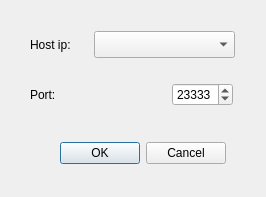
<?xml version="1.0" encoding="UTF-8"?>
<ui version="4.0">
 <class>EnterHost</class>
 <widget class="QDialog" name="EnterHost">
  <property name="geometry">
   <rect>
    <x>0</x>
    <y>0</y>
    <width>266</width>
    <height>197</height>
   </rect>
  </property>
  <property name="windowTitle">
   <string>Host</string>
  </property>
  <widget class="QDialogButtonBox" name="buttonBox">
   <property name="geometry">
    <rect>
     <x>50</x>
     <y>140</y>
     <width>176</width>
     <height>27</height>
    </rect>
   </property>
   <property name="orientation">
    <enum>Qt::Horizontal</enum>
   </property>
   <property name="standardButtons">
    <set>QDialogButtonBox::Cancel|QDialogButtonBox::Ok</set>
   </property>
  </widget>
  <widget class="QWidget" name="">
   <property name="geometry">
    <rect>
     <x>30</x>
     <y>30</y>
     <width>205</width>
     <height>29</height>
    </rect>
   </property>
   <layout class="QHBoxLayout" name="horizontalLayout">
    <item>
     <widget class="QLabel" name="label_4">
      <property name="text">
       <string>Host ip: </string>
      </property>
     </widget>
    </item>
    <item>
     <widget class="QComboBox" name="comboBox">
      <property name="minimumSize">
       <size>
        <width>141</width>
        <height>27</height>
       </size>
      </property>
     </widget>
    </item>
   </layout>
  </widget>
  <widget class="QWidget" name="">
   <property name="geometry">
    <rect>
     <x>30</x>
     <y>80</y>
     <width>203</width>
     <height>29</height>
    </rect>
   </property>
   <layout class="QHBoxLayout" name="horizontalLayout_2">
    <property name="spacing">
     <number>90</number>
    </property>
    <item>
     <widget class="QLabel" name="label_5">
      <property name="text">
       <string>Port: </string>
      </property>
     </widget>
    </item>
    <item>
     <widget class="QSpinBox" name="spinBox_5">
      <property name="maximum">
       <number>49152</number>
      </property>
      <property name="value">
       <number>23333</number>
      </property>
     </widget>
    </item>
   </layout>
  </widget>
  <zorder>layoutWidget</zorder>
  <zorder>buttonBox</zorder>
  <zorder>layoutWidget</zorder>
 </widget>
 <resources/>
 <connections>
  <connection>
   <sender>buttonBox</sender>
   <signal>accepted()</signal>
   <receiver>EnterHost</receiver>
   <slot>accept()</slot>
   <hints>
    <hint type="sourcelabel">
     <x>248</x>
     <y>254</y>
    </hint>
    <hint type="destinationlabel">
     <x>157</x>
     <y>274</y>
    </hint>
   </hints>
  </connection>
  <connection>
   <sender>buttonBox</sender>
   <signal>rejected()</signal>
   <receiver>EnterHost</receiver>
   <slot>reject()</slot>
   <hints>
    <hint type="sourcelabel">
     <x>316</x>
     <y>260</y>
    </hint>
    <hint type="destinationlabel">
     <x>286</x>
     <y>274</y>
    </hint>
   </hints>
  </connection>
 </connections>
</ui>
